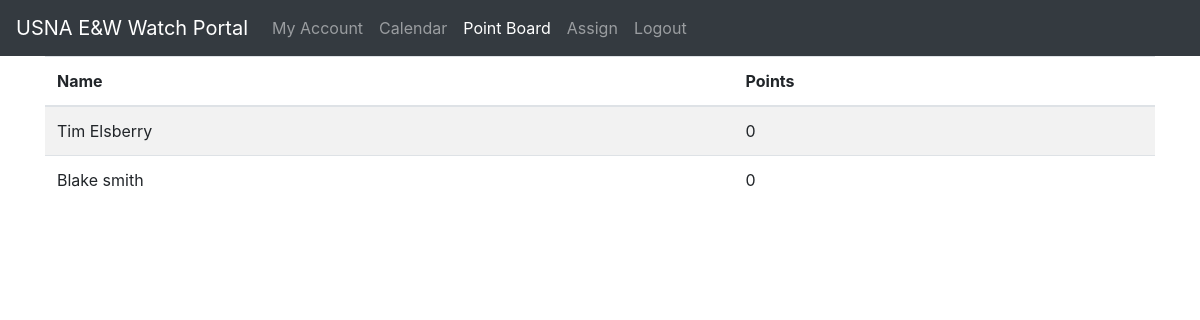
The app's page /points, older data.
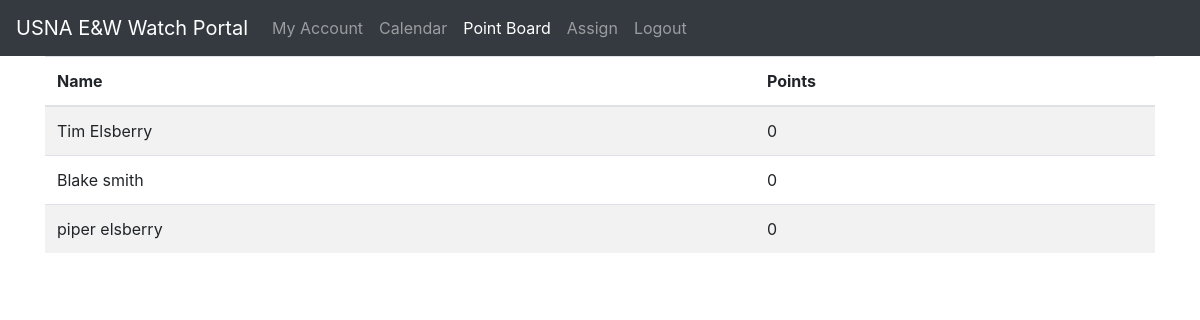
The same page, newer data.
### app.py (models this page shows, shortened)
class User(UserMixin,db.Model):
    __tablename__='Users'
    id = db.Column(db.Integer, primary_key=True)
    first = db.Column(db.String(128))
    last = db.Column(db.String(128))
    email = db.Column(db.String(64), index=True, unique=True)
    password_hash = db.Column(db.String(128))
    created = db.Column(db.DateTime, index=False, unique=False, default=date.today())
    phone = db.Column(db.Integer)
    qualified = db.Column(db.Boolean, index=True, unique=False, default=False)
    data = db.Column(db.String(32768), index=False, unique=False)
    points = db.Column(db.Integer, index=True, unique=False, default=0)
    def __repr__(self):
        return f"{self.first} {self.last}"

### app.py (the view)
@app.route('/points', methods=["GET"])
def points():
    return render_template('points.html',users=User.query.all())

### templates/points.html
{%extends "base.html"%}
{%block content%}
<div class="container">
<table class="table table-striped table-hover">
    <thead>
        <tr>
            <th scope="col">Name</th>
            <th scope="col">Points</th>
        </tr>
    </thead>
<tbody>
    {%for u in users%}
    <tr>
        <td>{{u}}</td>
        <td>{{u.points}}</td>
    </tr>
    {%endfor%}
</tbody>
</table>
</div>
{%endblock%}

Row changes from the older to the newer data that the page shows:
added User: first+last "piper elsberry", points "0"
